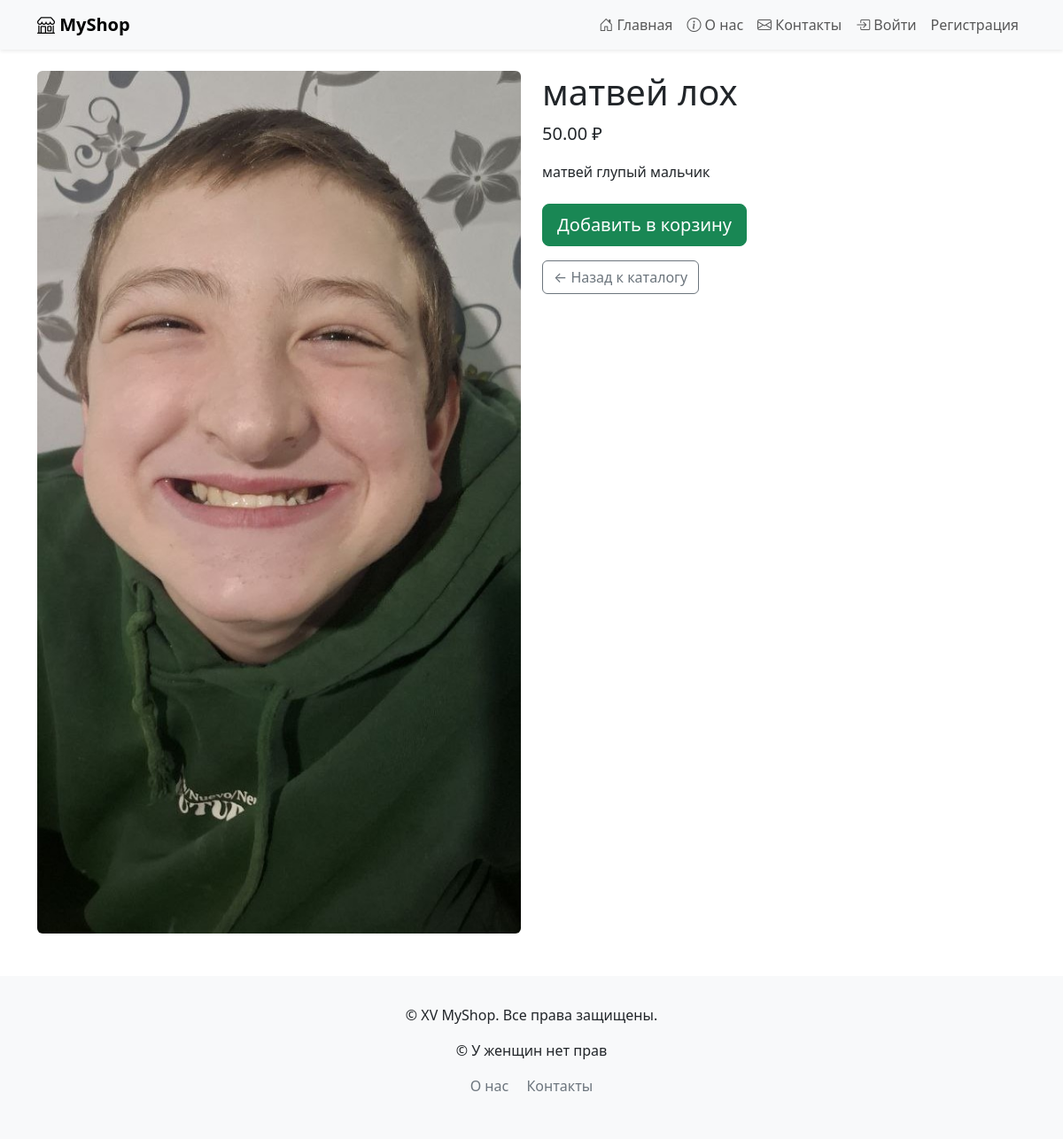
/product/1/, run on the app's committed database.
### products/models.py (models this page shows, shortened)
class Product(models.Model):#главный класс
    name = models.CharField(max_length=100)
    price = models.DecimalField(decimal_places=2, max_digits=10)
    description = models.TextField()
    category = models.ForeignKey(Category, on_delete=models.PROTECT)
    image = models.ImageField(upload_to='products/', null=True, blank=True)

### products/views.py (the view)
# urls.py: path('product/<int:product_id>/', views.product_detail, name='product_detail'),
def product_detail(request,product_id):#
     product= Product.objects.get(id=product_id)
     return render(request, 'products/product_detail.html', {'product': product})

### products/templates/products/product_detail.html (shortened to what this page needs)
{% extends 'core/base.html' %}
{% block content %}
<div class="row">
  <div class="col-md-6">
    {% if product.image %}
    <img src="{{ product.image.url }}" class="img-fluid rounded" alt="{{ product.name }}">
    {% endif %}
  </div>
  <div class="col-md-6">
    <h1>{{ product.name }}</h1>
    <p class="lead">{{ product.price }} ₽</p>
    <p>{{ product.description }}</p>
    <form action="{% url 'products:cart_item' product.id %}" method="post" class="mt-4">
      <button type="submit" class="btn btn-success btn-lg">
        Добавить в корзину
      </button>
    </form>
    <a href="{% url 'products:home' %}" class="btn btn-outline-secondary mt-3">
      ← Назад к каталогу
    </a>
  </div>
</div>
{% endblock %}

### data on the page
Product: image (picture), name "матвей лох", price "50.00", description "матвей глупый мальчик"
